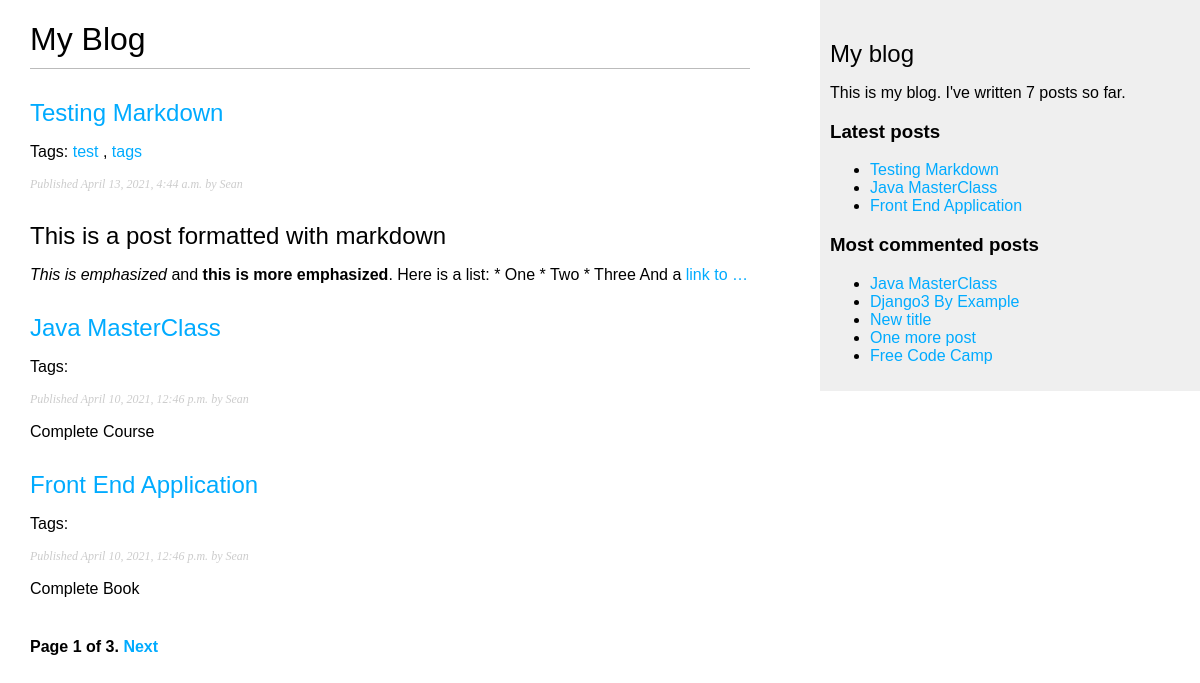
Screenshot of /blog/ with the database file from the repository.
### blog/models.py (models this page shows, shortened)
class Post(models.Model):
    STATUS_CHOICES = (
        ('draft', 'Draft'),
        ('published', 'Published'),
    )
    title = models.CharField(max_length=250)
    slug = models.SlugField(max_length=250,
                            unique_for_date='publish')
    author = models.ForeignKey(User,
                              on_delete=models.CASCADE,
                              related_name='blog_posts')
    body = models.TextField()
    publish = models.DateTimeField(default=timezone.now)
    created = models.DateTimeField(auto_now_add=True)
    updated = models.DateTimeField(auto_now=True)
    status = models.CharField(max_length=10,
                              choices=STATUS_CHOICES,
                              default='draft')
    objects = models.Manager() # The default manager.
    published = PublishedManager() # Our custom manager.
    tags = TaggableManager()
    def get_absolute_url(self):
        return reverse('blog:post_detail', args=[self.publish.year,
                                                 self.publish.month,
                                                 self.publish.day,
                                                 self.slug])
    class Meta:
        ordering = ('-publish',)

### blog/views.py (the view)
# urls.py: path('', views.post_list, name='post_list'),
def post_list(request, tag_slug=None):
    object_list = Post.published.all()
    tag = None
    if tag_slug:
        tag = get_object_or_404(Tag, slug=tag_slug)
        object_list = object_list.filter(tags__in=[tag])
    paginator = Paginator(object_list, 3) # 3 posts in each page
    page = request.GET.get('page')
    try:
        posts = paginator.page(page)
    except PageNotAnInteger:
        posts = paginator.page(1)
    except EmptyPage:
        posts = paginator.page(paginator.num_pages)
    return render(request, 'blog/post/list.html', {'page': page,
                                                   'posts': posts,
                                                   'tag': tag})

### blog/models.py (called while the page is built)
    def get_queryset(self):
        return super(PublishedManager, self).get_queryset().filter(status='published')

### blog/templatetags/blog_tags.py (called while the page is built)
@register.simple_tag
def total_posts():
    return Post.published.count()

@register.inclusion_tag('blog/post/latest_posts.html')
def show_latest_posts(count=5):
    latest_posts = Post.published.order_by('-publish')[:count]
    return {'latest_posts': latest_posts}

@register.simple_tag
def get_most_commented_posts(count=5):
    return Post.published.annotate(
               total_comments=Count('comments')
           ).order_by('-total_comments')[:count]

@register.filter(name='markdown')
def markdown_format(text):
    return mark_safe(markdown.markdown(text))

### blog/templates/blog/post/list.html (shortened to what this page needs)
{% extends "blog/base.html" %}
{% load blog_tags %}
{% block content %}
  <h1>My Blog</h1>
  {% for post in posts %}
    <h2>
      <a href="{{ post.get_absolute_url }}">
        {{ post.title }}
      </a>
    </h2>
    <p class="tags">
      Tags:
      {% for tag in post.tags.all %}
        <a href="{% url "blog:post_list_by_tag" tag.slug %}">
          {{ tag.name }}
        </a>
        {% if not forloop.last %}, {% endif %}
      {% endfor %}
    </p>
    <p class="date">
      Published {{ post.publish }} by {{ post.author }}
    </p>
    {{ post.body|markdown|truncatewords_html:30 }}
  {% endfor %}
  {% include "pagination.html" with page=posts %}
{% endblock %}

### blog/templates/blog/base.html (shortened to what this page needs)
{% load blog_tags %}
{% load static %}
<!DOCTYPE html>
<html>
<head>
  <link href="{% static "css/blog.css" %}" rel="stylesheet">
</head>
<body>
  <div id="content">
    {% block content %}
    {% endblock %}
  </div>
  <div id="sidebar">
    <h2>My blog</h2>
    <p>This is my blog. I've written {% total_posts %} posts so far.</p>
    <h3>Latest posts</h3>
    {% show_latest_posts 3 %}
    <h3>Most commented posts</h3>
    {% get_most_commented_posts as most_commented_posts %}
    <ul>
      {% for post in most_commented_posts %}
      <li>
        <a href="{{ post.get_absolute_url }}">{{ post.title }}</a>
      </li>
      {% endfor %}
    </ul>
  </div>
</body>
</html>

### blog/templates/blog/post/latest_posts.html
<ul>
  {% for post in latest_posts %}
    <li>
      <a href="{{ post.get_absolute_url }}">{{ post.title }}</a>
    </li>
  {% endfor %}
</ul>

### blog/static/css/blog.css (style rules this page uses)
body { margin:0; padding:0; font-family:helvetica, sans-serif; }
a { color:#00abff; text-decoration:none; }
h1 { font-weight:normal; border-bottom:1px solid #bbb; padding:0 0 10px 0; }
h2 { font-weight:normal; margin:30px 0 0; }
#content { float:left; width:60%; padding:0 0 0 30px; }
#sidebar { float:right; width:30%; padding:10px; background:#efefef; height:100%; }
p.date { color:#ccc; font-family: georgia, serif; font-size: 12px; font-style: italic; }

### rows the page displays
Post: title "Testing Markdown", publish "April 13, 2021, 4:44 a.m.", author "Sean", body "This is a post formatted with markdown This is emphasized and this is more emphasized . Here is a list: * One * Two * Three And a link to …"
Tag: name "test"
Tag: name "tags"
Post: title "Java MasterClass", publish "April 10, 2021, 12:46 p.m.", author "Sean", body "Complete Course"
Post: title "Front End Application", publish "April 10, 2021, 12:46 p.m.", author "Sean", body "Complete Book"
Post: title "Django3 By Example"
Post: title "New title"
Post: title "One more post"
Post: title "Free Code Camp"

### other values shown
{{ page.number }} "1"
{{ page.paginator.num_pages }} "3"
